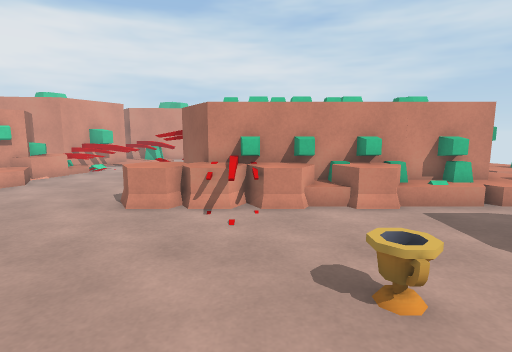
view 1 (above)

24 first-person views from a walk through a 3-D level made in the Unity game engine. The camera is 1.2 m above the floor, tilts 8° down and sees 80° across. Doors are open. The floor is counted in squares, 0.5 m on a side. Each view is taken from the middle of a square. On the plan, view 1 faces up. The plan holds only what a view shows up to about 19 squares ahead; the rest is blank. The place goes on beyond the plan. The player is left out.

view 2
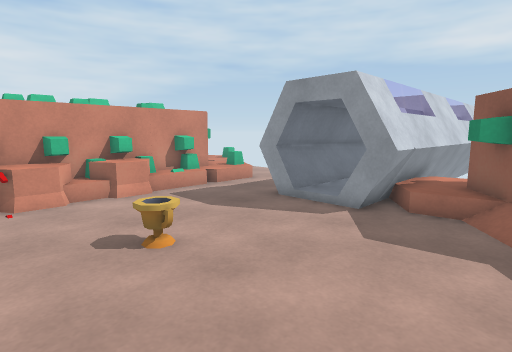

view 3
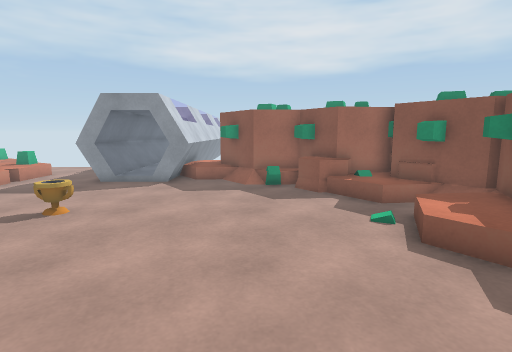

view 4
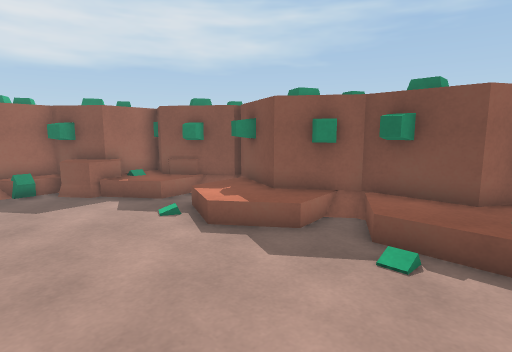

view 5
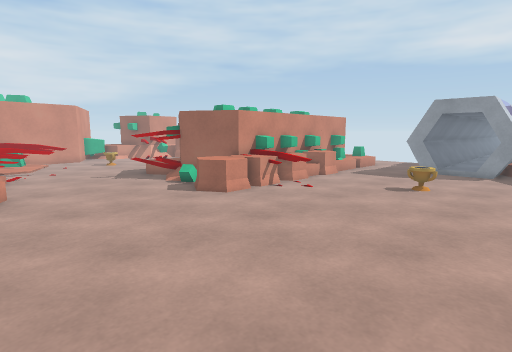

view 6
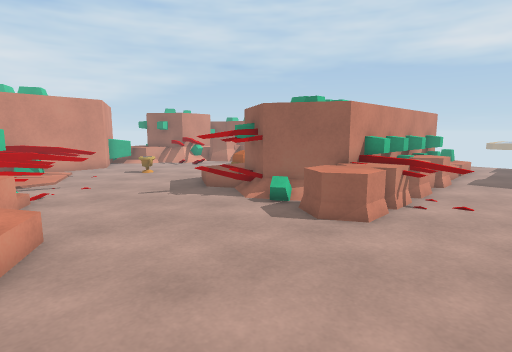

view 7
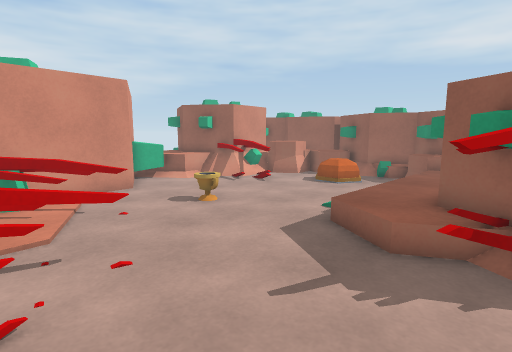

view 8
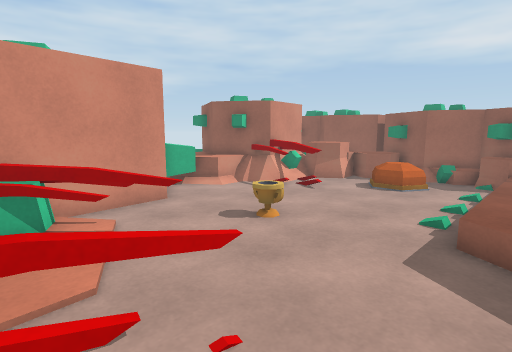

view 9
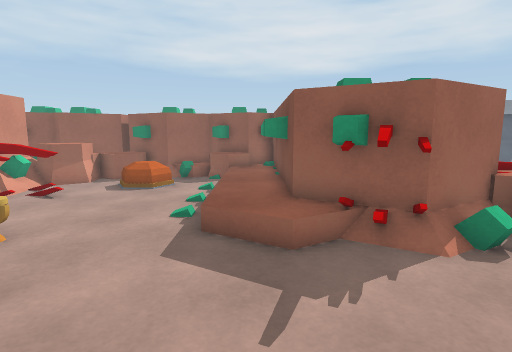

view 10
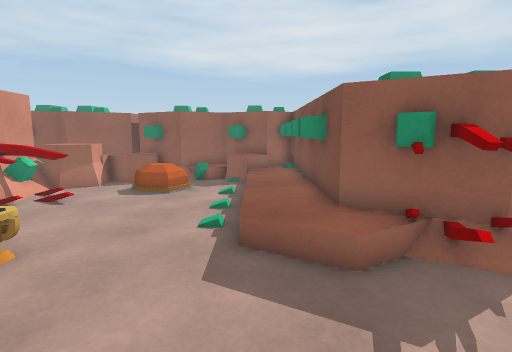

view 11
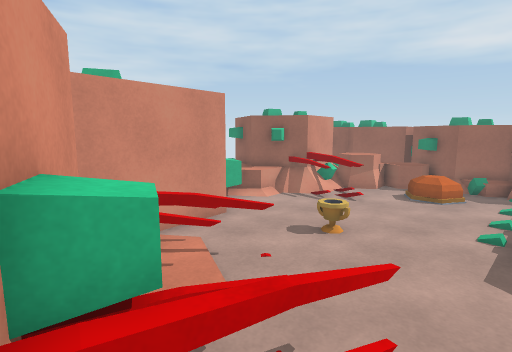

view 12
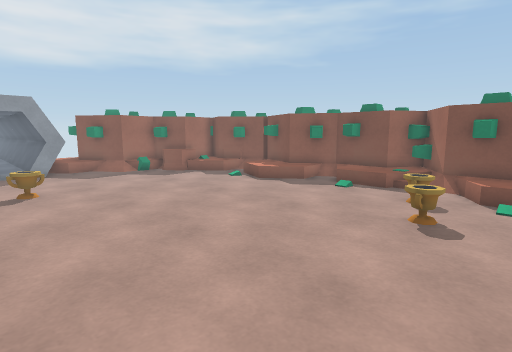

view 13
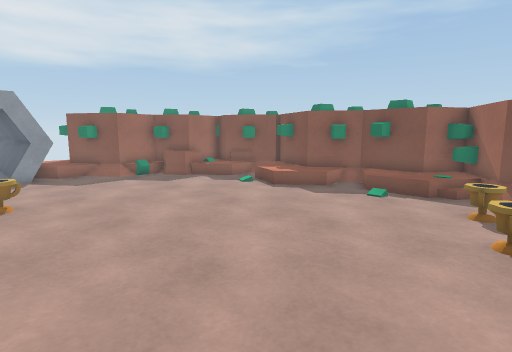

view 14
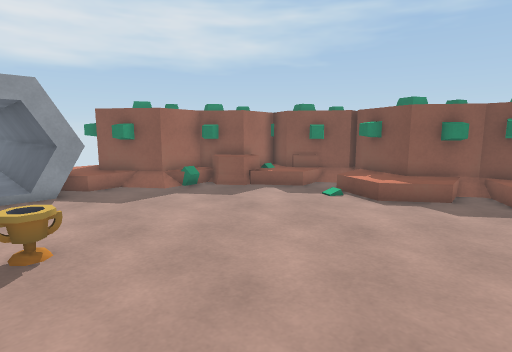

view 15
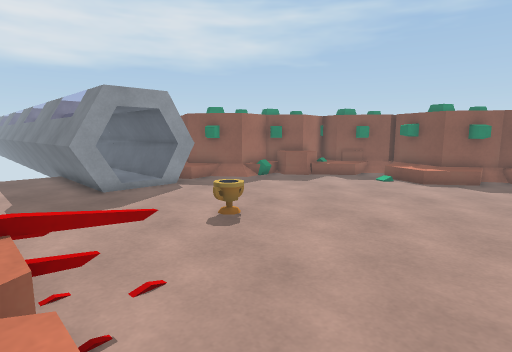

view 16
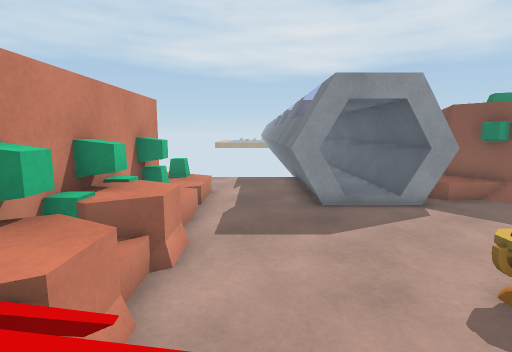

view 17
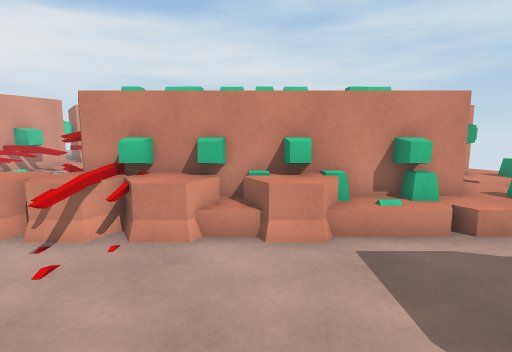

view 18
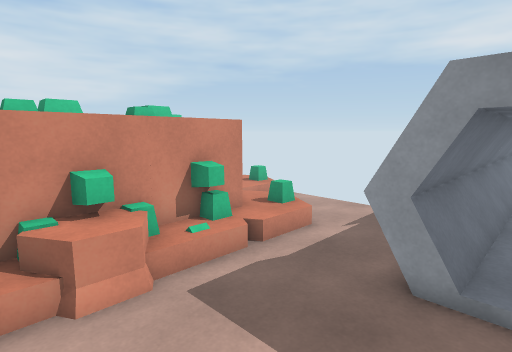

view 19
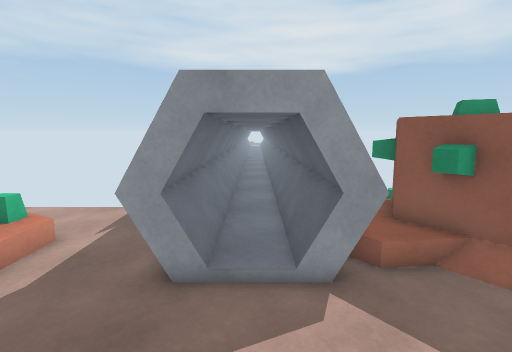

view 20
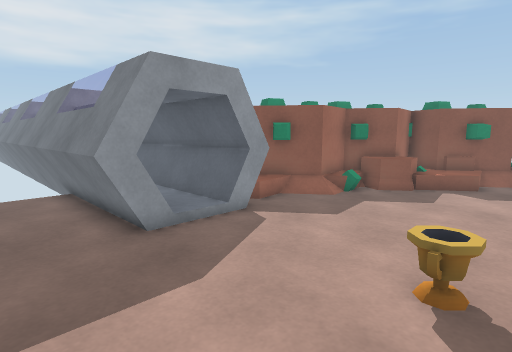

view 21
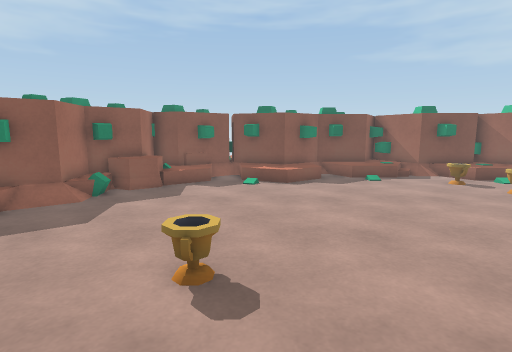

view 22
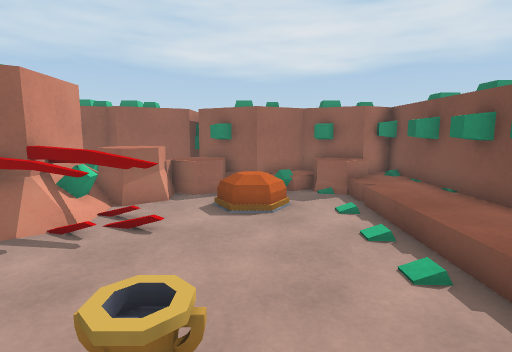

view 23
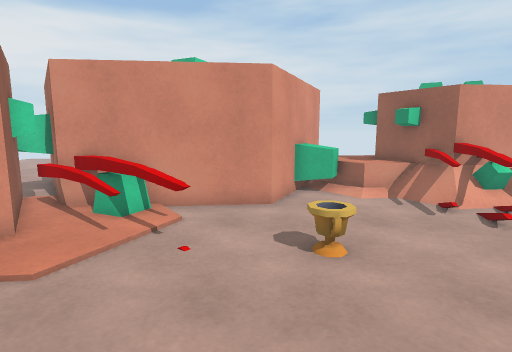

view 24
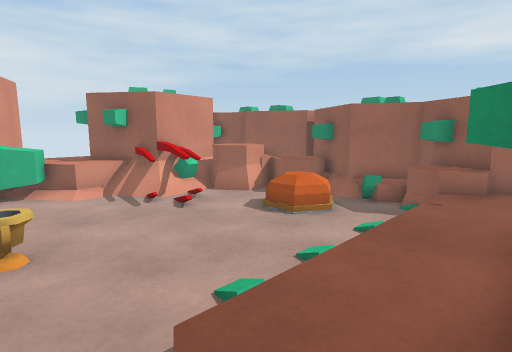

### Floor plan
Key: @ floor where view 1 was taken; # wall or solid block; . main floor; : floor 0.25 m higher than the main floor; + floor 0.75 m higher than the main floor; / step, stairs or slope; D open door; = window, fence, low wall or low ledge; ^ raised ledge; v drop or lower ground; O other object.
Columns run from 12 left of view 1 to 15 right of it. Each row starts with its distance up from view 1.
 34           # OO
 33          ##  O
 32          #  OO
 31          ^O  O     O
 30         #=v  OO   OO
 29        ##....OOOOO OO O
 28 ########.....OOOOO  OOO
 27 #OO#O........OOOOOOOOO
 26 ##OOOO.......OO...OOOOO
 25  #.OOO.......O....OOOO
 24  #..OOO.........O  OO O
 23 ##............./  .OO OO
 22 #^OO............/..OOOO
 21 #OOOO..............OO
 20  OOOO.............OOO
 19 / /....../::::::// OO OO
 18   .......:  O:O:O  OOO   O
 17 O/....../:OO OOOOOOOOO   O
 16 O/.....OOOO
 15 O/......OO     OOO OO
 14  O....../O      OO  O O
 13  ......./OO  O OO     O
 12 O.......OOOO OO O        ..
 11 .......OOOOOOOOOOOOOO   ...
 10 ........OOOOO OO OOO////...
  9  ..........O...............
  8  ..........O...............
  7 ....................OOOOOOOO
  6 ....................OOOOOOOO
  5 ....................OOOOOOOO
  4 ............../.....D  OOO
  3  ...................OOOOOOOO
  2 ....................OOOOOOOO
  1 ....................OOOOOOOO
  0 ............@........OOOOO
 -1 .....................OO OO
 -2  ...................OO OO
 -3  ..................OO OO
 -4  .................OOO
 -5  ................O+OO
 -6  ...........O...O OO OO
 -7   O.......O   ..   OOO
 -8   O../  /.OOOO.OOOOO
 -9 O   O   O/OOOOOOO
-10 O    OOOOOO O OO  OO
-11      OO OO OOO  OO
-12      O  O

Where each view was taken, in squares from view 1:
view 1: 0 up, 0 right, facing up
view 2: 2 down, 1 left, facing up-right
view 3: 2 down, 7 left, facing right
view 4: 1 down, 7 left, facing down-right
view 5: 0 up, 12 left, facing up-right
view 6: 6 up, 12 left, facing up-right
view 7: 15 up, 10 left, facing up-right
view 8: 18 up, 10 left, facing up-right
view 9: 18 up, 10 left, facing right
view 10: 19 up, 9 left, facing right
view 11: 19 up, 12 left, facing up-right
view 12: 6 up, 12 left, facing down-right
view 13: 5 up, 10 left, facing down-right
view 14: 5 up, 5 left, facing down-right
view 15: 10 up, 5 left, facing down-right
view 16: 8 up, 2 left, facing right
view 17: 3 up, 3 right, facing up
view 18: 4 up, 2 right, facing up-right
view 19: 4 up, 2 right, facing right
view 20: 9 up, 1 right, facing down-right
view 21: 9 up, 1 right, facing down
view 22: 23 up, 6 left, facing right
view 23: 18 up, 5 left, facing up
view 24: 17 up, 4 left, facing up-right
